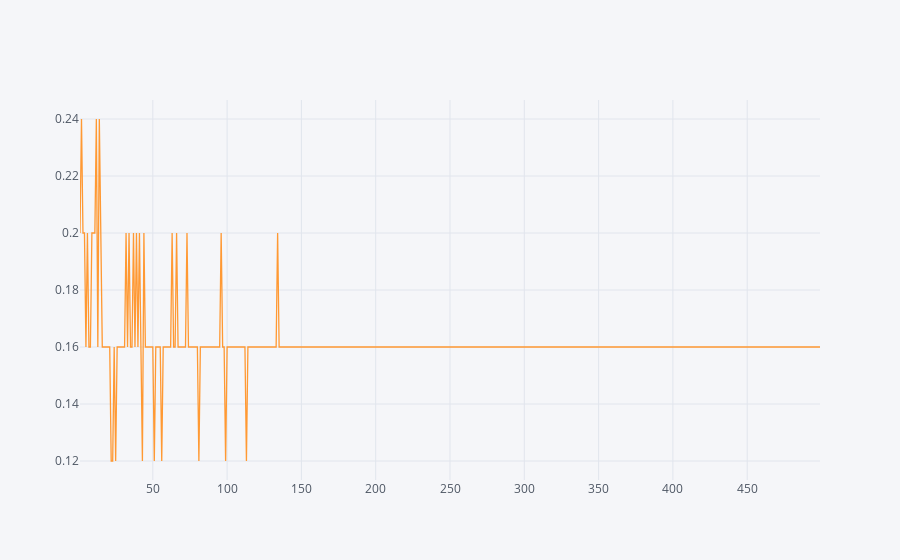

This figure's notebook cell:
### Code cell
aea.iplot()

### Figure 1 — Plotly figure (JSON) as saved in the notebook; plotly's stock layout.template omitted (floating-point values rounded to 4 significant figures; data arrays with more than 128 entries replaced by an {"elided": "..."} marker saying what was removed)
{"data": [{"line": {"color": "rgba(255, 153, 51, 1.0)", "dash": "solid", "shape": "linear", "width": 1.3}, "mode": "lines", "name": "None", "text": "", "type": "scatter", "x": {"elided": "499 int values"}, "y": {"elided": "499 float values"}}], "layout": {"legend": {"bgcolor": "#F5F6F9", "font": {"color": "#4D5663"}}, "paper_bgcolor": "#F5F6F9", "plot_bgcolor": "#F5F6F9", "title": {"font": {"color": "#4D5663"}}, "xaxis": {"gridcolor": "#E1E5ED", "showgrid": true, "tickfont": {"color": "#4D5663"}, "title": {"font": {"color": "#4D5663"}, "text": ""}, "zerolinecolor": "#E1E5ED"}, "yaxis": {"gridcolor": "#E1E5ED", "showgrid": true, "tickfont": {"color": "#4D5663"}, "title": {"font": {"color": "#4D5663"}, "text": ""}, "zerolinecolor": "#E1E5ED"}}}
